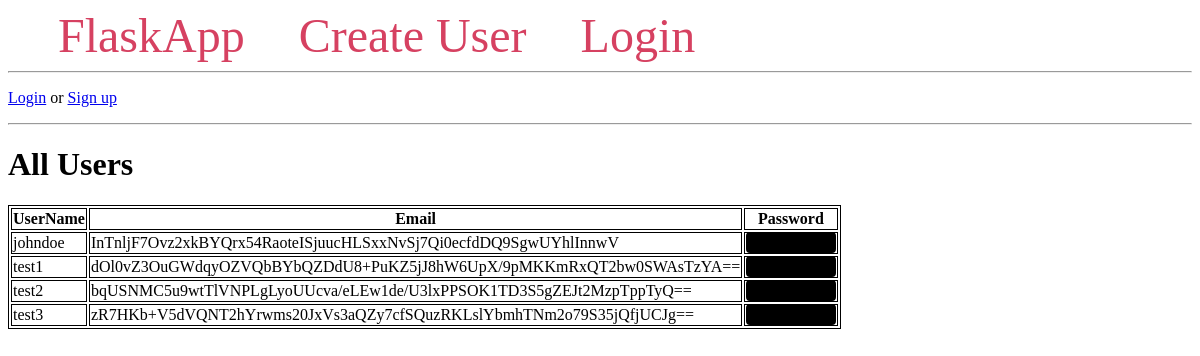
The page / on the database its author committed.
### tables this page shows
CREATE TABLE users(
    user_id INTEGER PRIMARY KEY AUTOINCREMENT,
    user_name TEXT NOT NULL UNIQUE,
    email TEXT NOT NULL UNIQUE,
    password TEXT NOT NULL,
    created_at TIMESTAMP DEFAULT CURRENT_TIMESTAMP
);

### app.py (the view)
@app.route('/')
def index():
    conn = get_db_connection()
    all_users = conn.execute('SELECT * FROM users').fetchall()
    conn.close()
    decrypted_users = []
    for user in all_users:
        user_dict = dict(user)
        user_dict['user_name'] = user['user_name']  # convert Row object to dictionary
        user_dict['password'] = user['password']
        if user and (user['user_name'] == session.get('username')):     #if a user is logged in, show that user's decrypted email
            user_dict['email'] = AES_DECRYPT(user['email'], global_key)
        else:
            user_dict['email'] = user['email']
        decrypted_users.append(user_dict)
    return render_template('index.html', all_users=decrypted_users)

### app.py (called while the page is built)
def get_db_connection():
    conn = sqlite3.connect('database.db')
    conn.row_factory = sqlite3.Row
    return conn

### templates/index.html
{% extends 'base.html' %}
{% block content %}
    <h1>{% block title %} All Users {% endblock %}</h1>
    <table>
        <tr>
            <th>UserName</th>
            <th>Email</th>
            <th>Password</th>
        </tr>
        {% for user in all_users %}
            <tr>
                <td>{{ user['user_name'] }}</td>
                <td>{{ user['email'] }}</td>
                <td><span class="hidden-password" title = "{{ user['password'] }}">■■■■■■■■</span></td>
            </tr>
        {% endfor %}
    </table>
{% endblock %}

### templates/base.html (shortened to what this page needs)
<!DOCTYPE html>
<html lang="en">
<head>
</head>
<body>
    <nav>
        <a href="{{ url_for('index') }}">FlaskApp</a>
        <a href="{{ url_for('create_account') }}">Create User</a>
        <a href="{{ url_for('login') }}">Login</a>
    </nav>
    <hr>
        {% if session.get('username') %}
            <p>Welcome, {{ session.username }}! <a href="{{ url_for('logout') }}">Logout</a></p>
        {% else %}
            <p><a href="{{ url_for('login') }}">Login</a> or <a href="{{ url_for('create_account') }}">Sign up</a></p>
        {% endif %}
    <hr>
    <div class="content">
        {% block content %} {% endblock %}
    </div>
</body>
</html>

### templates/base.html (style rules this page uses)
nav a { color: #d64161; font-size: 3em; margin-left: 50px; text-decoration: none; }
table, th, td { border: 1px solid black; }
.hidden-password { background-color: black; color: black; padding: 2px 6px; border-radius: 4px; cursor: help; }

### rows shown on the page
users: user_name "johndoe", email "InTnljF7Ovz2xkBYQrx54RaoteISjuucHLSxxNvSj7Qi0ecfdDQ9SgwUYhlInnwV"
users: user_name "test1", email "dOl0vZ3OuGWdqyOZVQbBYbQZDdU8+PuKZ5jJ8hW6UpX/9pMKKmRxQT2bw0SWAsTzYA=="
users: user_name "test2", email "bqUSNMC5u9wtTlVNPLgLyoUUcva/eLEw1de/U3lxPPSOK1TD3S5gZEJt2MzpTppTyQ=="
users: user_name "test3", email "zR7HKb+V5dVQNT2hYrwms20JxVs3aQZy7cfSQuzRKLslYbmhTNm2o79S35jQfjUCJg=="
